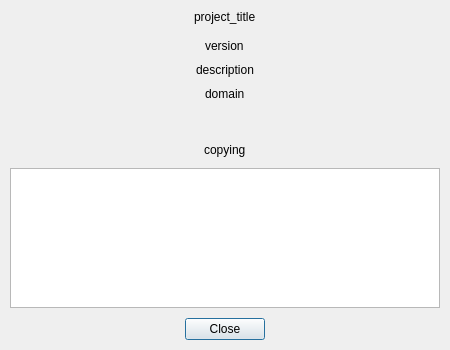
<?xml version="1.0" encoding="UTF-8"?>
<ui version="4.0">
 <class>AboutDialog</class>
 <widget class="QDialog" name="AboutDialog">
  <property name="geometry">
   <rect>
    <x>0</x>
    <y>0</y>
    <width>450</width>
    <height>350</height>
   </rect>
  </property>
  <property name="minimumSize">
   <size>
    <width>450</width>
    <height>350</height>
   </size>
  </property>
  <property name="maximumSize">
   <size>
    <width>450</width>
    <height>350</height>
   </size>
  </property>
  <property name="windowTitle">
   <string>About</string>
  </property>
  <property name="sizeGripEnabled">
   <bool>false</bool>
  </property>
  <property name="modal">
   <bool>false</bool>
  </property>
  <layout class="QVBoxLayout" name="verticalLayout">
   <property name="spacing">
    <number>10</number>
   </property>
   <property name="leftMargin">
    <number>10</number>
   </property>
   <property name="topMargin">
    <number>10</number>
   </property>
   <property name="rightMargin">
    <number>10</number>
   </property>
   <property name="bottomMargin">
    <number>10</number>
   </property>
   <item alignment="Qt::AlignHCenter">
    <widget class="QLabel" name="lblProjectTitle">
     <property name="text">
      <string>project_title</string>
     </property>
    </widget>
   </item>
   <item>
    <widget class="QWidget" name="wdtContent" native="true">
     <layout class="QVBoxLayout" name="vBoxLytContent">
      <property name="spacing">
       <number>5</number>
      </property>
      <property name="topMargin">
       <number>5</number>
      </property>
      <property name="bottomMargin">
       <number>1</number>
      </property>
      <item>
       <layout class="QVBoxLayout" name="verticalLayout_2">
        <property name="spacing">
         <number>10</number>
        </property>
        <property name="bottomMargin">
         <number>10</number>
        </property>
        <item alignment="Qt::AlignHCenter">
         <widget class="QLabel" name="lblVersion">
          <property name="text">
           <string>version</string>
          </property>
         </widget>
        </item>
        <item alignment="Qt::AlignHCenter">
         <widget class="QLabel" name="lblDescription">
          <property name="text">
           <string>description</string>
          </property>
         </widget>
        </item>
        <item alignment="Qt::AlignHCenter">
         <widget class="QLabel" name="lblDomain">
          <property name="text">
           <string>domain</string>
          </property>
          <property name="textFormat">
           <enum>Qt::RichText</enum>
          </property>
          <property name="openExternalLinks">
           <bool>true</bool>
          </property>
          <property name="textInteractionFlags">
           <set>Qt::LinksAccessibleByMouse</set>
          </property>
         </widget>
        </item>
        <item>
         <spacer name="verticalSpacer">
          <property name="orientation">
           <enum>Qt::Vertical</enum>
          </property>
          <property name="sizeHint" stdset="0">
           <size>
            <width>20</width>
            <height>40</height>
           </size>
          </property>
         </spacer>
        </item>
       </layout>
      </item>
      <item>
       <spacer name="verticalSpacer_2">
        <property name="orientation">
         <enum>Qt::Vertical</enum>
        </property>
        <property name="sizeHint" stdset="0">
         <size>
          <width>20</width>
          <height>40</height>
         </size>
        </property>
       </spacer>
      </item>
      <item alignment="Qt::AlignHCenter">
       <widget class="QLabel" name="lblCopying">
        <property name="text">
         <string>copying</string>
        </property>
       </widget>
      </item>
     </layout>
    </widget>
   </item>
   <item>
    <widget class="QTextBrowser" name="txtBws">
     <property name="tabChangesFocus">
      <bool>true</bool>
     </property>
     <property name="openExternalLinks">
      <bool>true</bool>
     </property>
    </widget>
   </item>
   <item>
    <layout class="QHBoxLayout" name="horizontalLayout">
     <property name="spacing">
      <number>5</number>
     </property>
     <item>
      <widget class="QPushButton" name="btnClose">
       <property name="sizePolicy">
        <sizepolicy hsizetype="Maximum" vsizetype="Maximum">
         <horstretch>0</horstretch>
         <verstretch>0</verstretch>
        </sizepolicy>
       </property>
       <property name="text">
        <string>Close</string>
       </property>
      </widget>
     </item>
    </layout>
   </item>
  </layout>
 </widget>
 <resources/>
 <connections>
  <connection>
   <sender>btnClose</sender>
   <signal>clicked()</signal>
   <receiver>AboutDialog</receiver>
   <slot>reject()</slot>
   <hints>
    <hint type="sourcelabel">
     <x>438</x>
     <y>338</y>
    </hint>
    <hint type="destinationlabel">
     <x>249</x>
     <y>224</y>
    </hint>
   </hints>
  </connection>
 </connections>
</ui>
